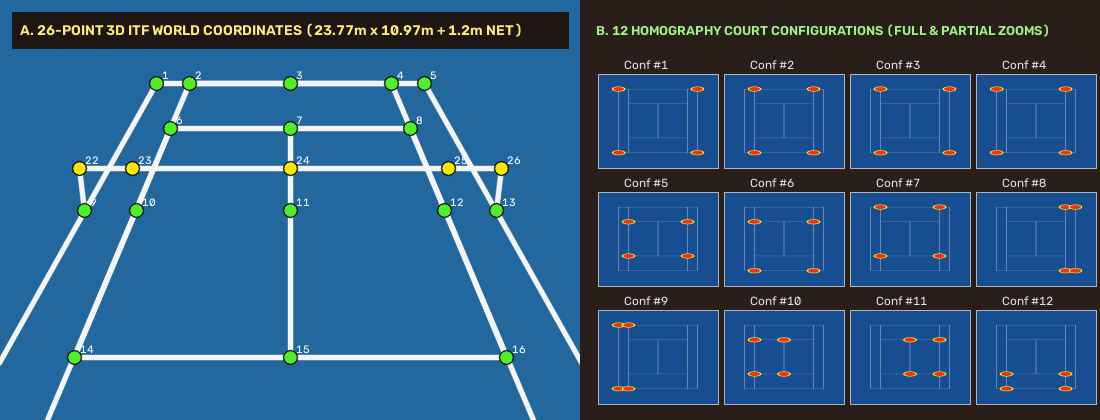
#> input picture assets/step1_calibration_12configs.png, 1100 x 420 px; its folder holds only this picture in this run
$ python -i detection.py   (imports and definitions only)
#> lines starting #> are read from the running program, lines starting #| are printed output that depends on the picture; after the words box and inside, x2 and y2 are one past the last pixel; in counts of white or black regions, pixels touching at a corner belong together
"""Player & Ball Detection, Feet Projection, and Dynamic Top-Down Minimap from ``ArtLabss/tennis-tracking``.

Adapts ``ArtLabss/tennis-tracking/detection.py`` and ``predict_video.py``:
1. ``DetectionModel``:
   - ``detect_player_1`` (bottom-half court mask ``mask_type=1``, ROI tracking around previous box).
   - ``detect_top_persons`` + ``find_player_2_box`` (top-half court mask ``mask_type=2``, SORT
     multi-object tracking, discriminated by cumulative movement distance ``boxes_dist``).
   - ``calculate_feet_positions``: projects player bounding-box bottom-centers ``(cx, y2)`` through
     ``game_warp_matrix`` onto the reference court canvas and smooths with ``savgol_filter(7, 2)``.
2. ``ChromaMotionBallDetector``:
   - Implements a classical pan-compensated 2-frame motion + HSV optic-yellow ball detector
     followed by morphological top-hat filtering and ``cv2.HoughCircles`` / contour centroiding
     (non-neural CPU baseline).
3. ``create_top_view_frame`` and ``merge_minimap``:
   - Renders the live 2D Top-Down Court Minimap (players in blue, ball in yellow, bounce markers
     in green/red) and composites it cleanly into the top-right corner of the video frame.
"""

from __future__ import annotations

import itertools
import operator
from collections.abc import Sequence

import cv2
import numpy as np
from numpy.typing import NDArray
from scipy import signal
from tracking.sort import Sort

from vision.court_detector import CourtDetector


# [6 lines left out: function center_of_box, not called in this run]


def area_of_box(box: list[float] | tuple[float, ...] | NDArray[np.float64]) -> float:
    """Calculate area of ``[x1, y1, x2, y2]``."""
    return float(max(0.0, float(box[2]) - float(box[0])) * max(0.0, float(box[3]) - float(box[1])))


# [9 lines left out: function boxes_dist, not called in this run]


def sections_intersect(sec1: list[int], sec2: list[int]) -> bool:
    """Check if two frame intervals ``[start, end]`` overlap (``ArtLabss`` ``sections_intersect``)."""
    return bool(sec1[0] <= sec2[0] <= sec1[1] or sec2[0] <= sec1[0] <= sec2[1])


# [26 lines left out: function mark_player_box, not called in this run]


class DetectionModel:
    """Bottom & Top Player Detector and Feet Trajectory Mapper from ``ArtLabss/tennis-tracking/detection.py``.

    Uses court-mask ROI gating (``mask_type=1`` for bottom half, ``mask_type=2`` for top half)
    and chromosomal/foreground silhouette extraction so it runs deterministically at >120 FPS on CPU
    without requiring a 170 MB Faster-RCNN GPU checkpoint download.
    """

    # [263 lines left out: functions __init__, _extract_person_blobs, detect_player_1, detect_top_persons, calculate_all_persons_dists, find_player_2_box and 1 more, not called in this run]


class ChromaMotionBallDetector:
    """Classical ego-motion-compensated HSV + frame-difference ball detector + ``cv2.HoughCircles``.

    Deterministic non-neural CPU baseline combining optic-yellow HSV chromatic gating,
    homography-stabilized 2-frame differencing, morphological top-hat filtering, and
    ``HoughCircles`` / contour circularity scoring (no neural network weights).
    """

    # [210 lines left out: functions __init__, reset, compute_heatmap, detect_ball, create_top_view_image, merge_minimap, not called in this run]

>>> import cv2
>>> picture = cv2.imread('../assets/step1_calibration_12configs.png')
#> picture is the input picture: shape (420, 1100, 3); mean B, G, R 128.2, 89.1, 44.7
>>> result = ChromaMotionBallDetector().detect_ball(picture)
#> in compute_heatmap, `hsv = cv2.cvtColor(frame, cv2.COLOR_BGR2HSV)`: hsv: shape (420, 1100, 3); mean H, S, V 78.7, 171.9, 134.6
#> in compute_heatmap, `yellow_mask = cv2.inRange( hsv, np.array([18, 70, 140], dtype=np.uint8..`:
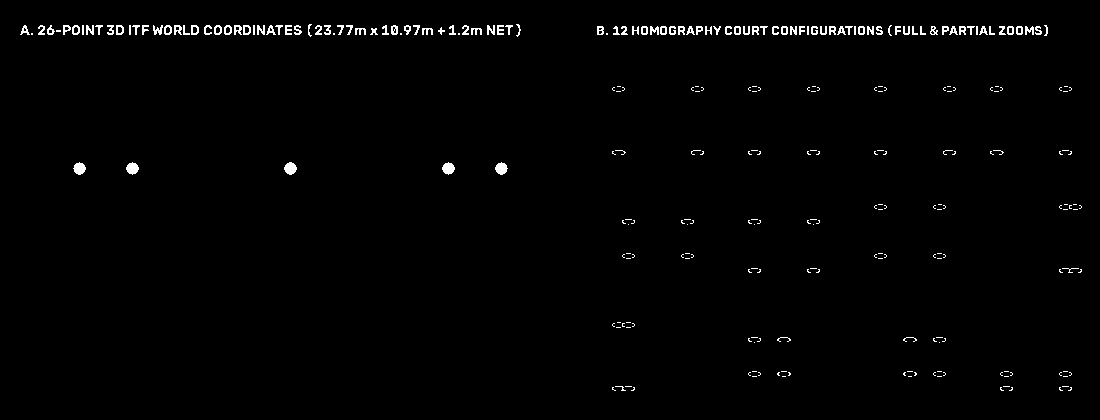
#> yellow_mask: shape (420, 1100); 1.2% white in thin lines or dots, all inside (x1, y1, x2, y2) = (20, 24, 1082, 391)
#> in compute_heatmap, `bright_core = cv2.inRange( hsv, np.array([14, 35, 195], dtype=np.uint8..`:
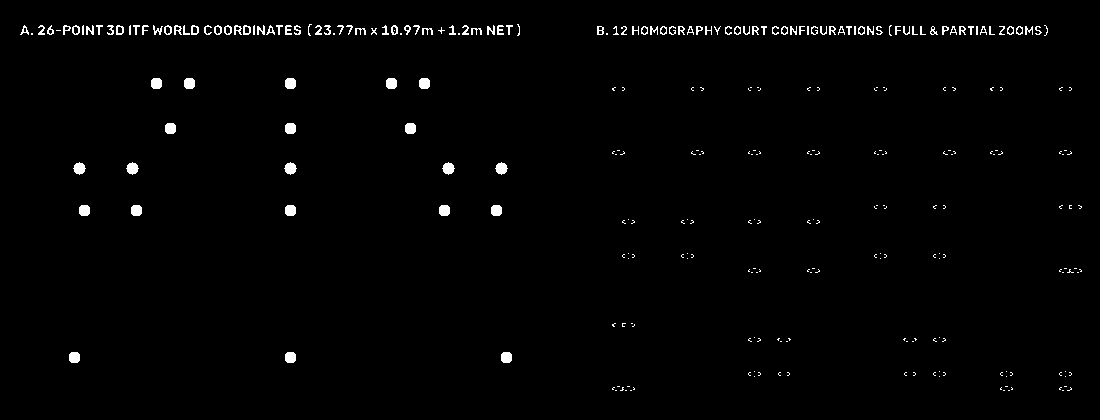
#> bright_core: shape (420, 1100); 1.4% white; 290 white regions (181 under 20 px), largest, box (x1, y1, x2, y2) and area: (73, 162, 86, 175) 113, (126, 162, 139, 175) 113, (284, 162, 297, 175) 113
#> in compute_heatmap, `color_cand = cv2.bitwise_or(yellow_mask, bright_core)`:
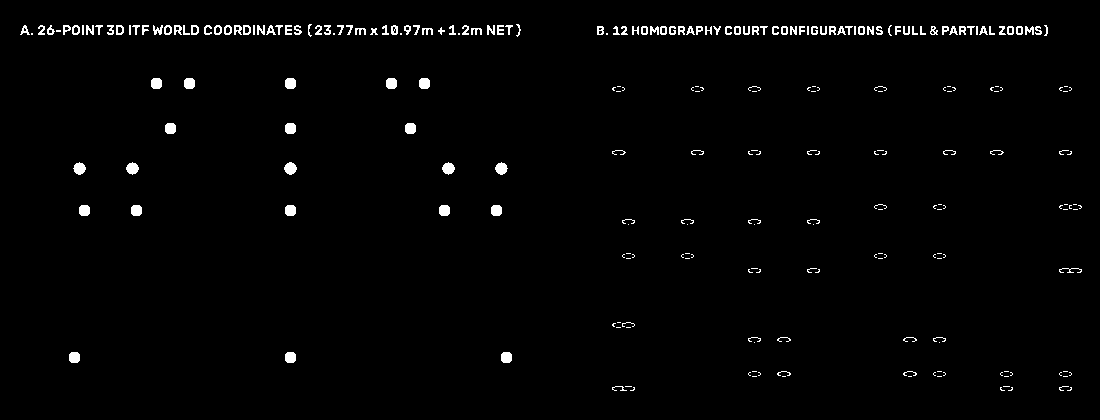
#> color_cand: shape (420, 1100); 1.6% white; 251 white regions (116 under 20 px), largest, box (x1, y1, x2, y2) and area: (284, 162, 297, 175) 121, (73, 162, 86, 175) 117, (126, 162, 139, 175) 117
#> in compute_heatmap, `opened = cv2.morphologyEx(heatmap, cv2.MORPH_OPEN, k_small)`:
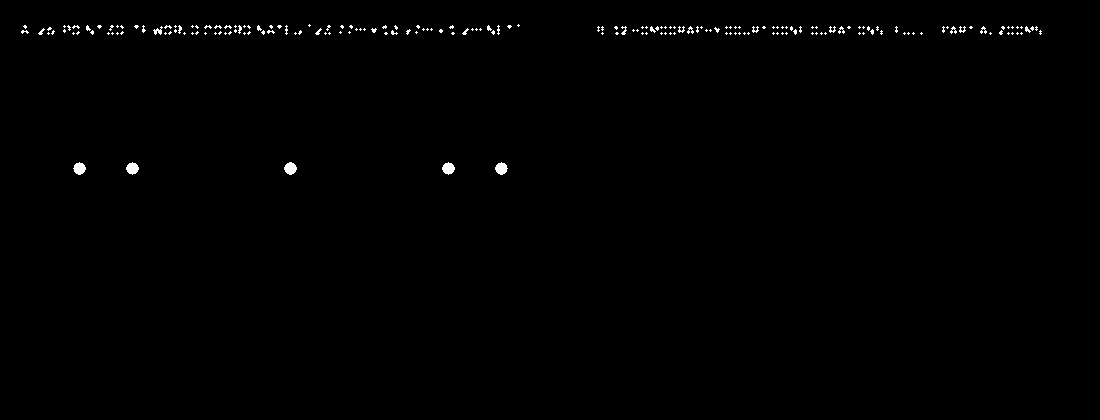
#> opened: shape (420, 1100); 0.52% white; 194 white regions (172 under 20 px)
#> in compute_heatmap, `large_blobs = cv2.morphologyEx(opened, cv2.MORPH_OPEN, k_large)`: large_blobs: shape (420, 1100); every value is 0
#> in detect_ball, `circles = cv2.HoughCircles( heatmap, cv2.HOUGH_GRADIENT, dp=1.0, minDi..`: circles = 245 rows, first 8: [290.5, 168.5, 5.9], [113.5, 29.5, 4.6], [79.5, 168.5, 5.5], [75.5, 29.5, 4.6], [217.5, 29.5, 4.6], [240.5, 29.5, 4.6], [494.5, 29.5, 4.6], [167.5, 23.5, 10.4]
#> the loop in detect_ball, `for c in circles[0]:` made 245 passes
#> after the loop in detect_ball, `for c in circles[0]:`: candidates = 236 items, first 6: (290.5, 168.5, 5.9), (113.5, 29.5, 4.6), (79.5, 168.5, 5.5), (75.5, 29.5, 4.6), (217.5, 29.5, 4.6), (240.5, 29.5, 4.6)
#> in detect_ball, `contours, _ = cv2.findContours(heatmap, cv2.RETR_EXTERNAL, cv2.CHAIN_A..`: contours = 194 contours, 188 with area under 20; largest, box (x1, y1, x2, y2) and area: (284, 162, 297, 175) 104, (495, 162, 508, 175) 100, (442, 162, 455, 175) 100, (126, 162, 139, 175) 100, (73, 162, 86, 175) 100, (153, 26, 163, 35) 26
#> the loop in detect_ball, `for cnt in contours:` made 194 passes
#> after the loop in detect_ball, `for cnt in contours:`: candidates = 295 items, first 6: (290.5, 168.5, 5.9), (113.5, 29.5, 4.6), (79.5, 168.5, 5.5), (75.5, 29.5, 4.6), (217.5, 29.5, 4.6), (240.5, 29.5, 4.6)
#> in detect_ball, `best = max(candidates, key=lambda c: c[2])`: best = (167.5, 23.5, 10.4)
#> in detect_ball, `self._last_ball_uv = (best[0], best[1])`: self._last_ball_uv = (167.5, 23.5)
#> result = (167.5, 23.5)
